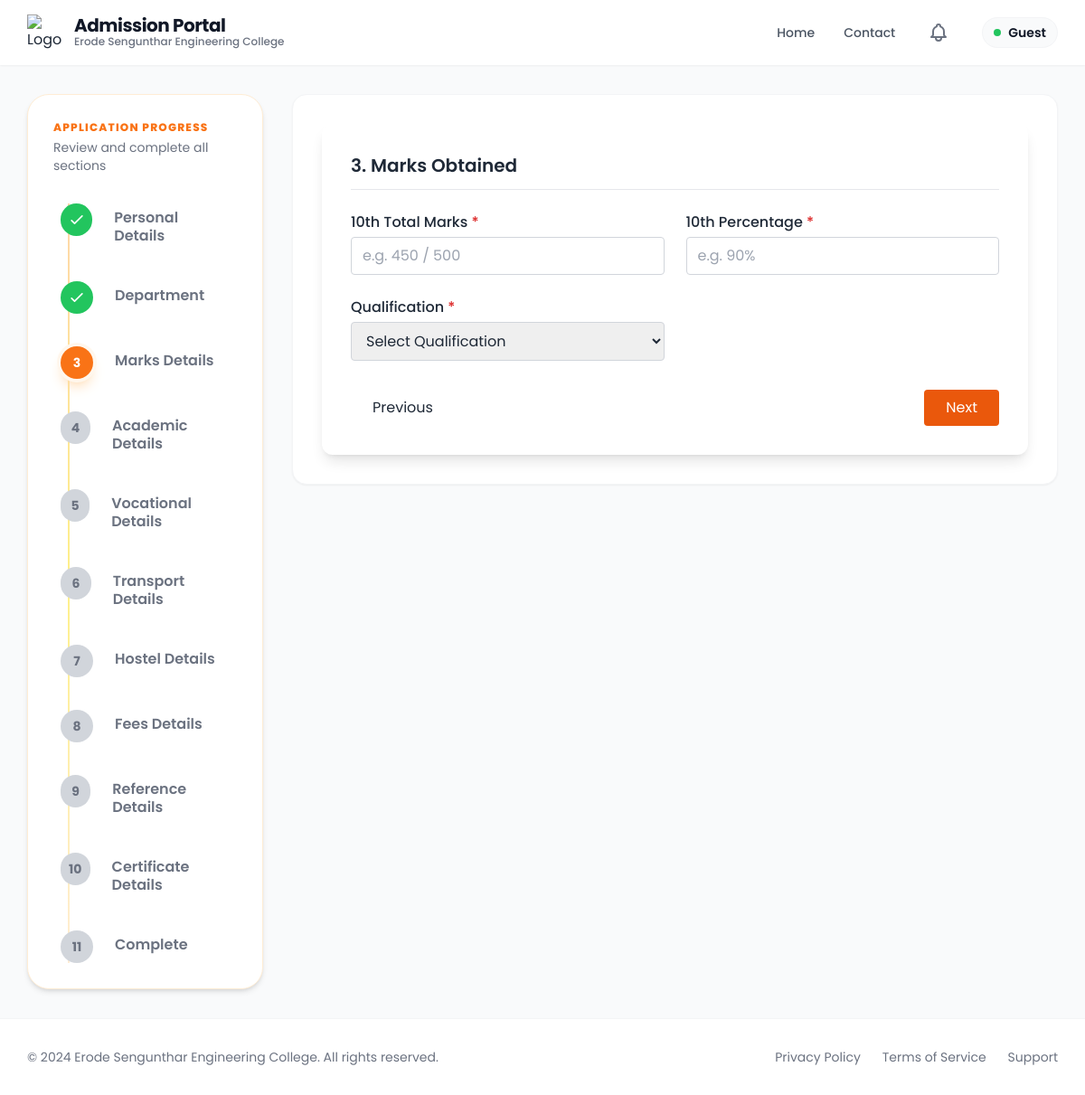
Before: /marks_obtained/7/ with the older database file.
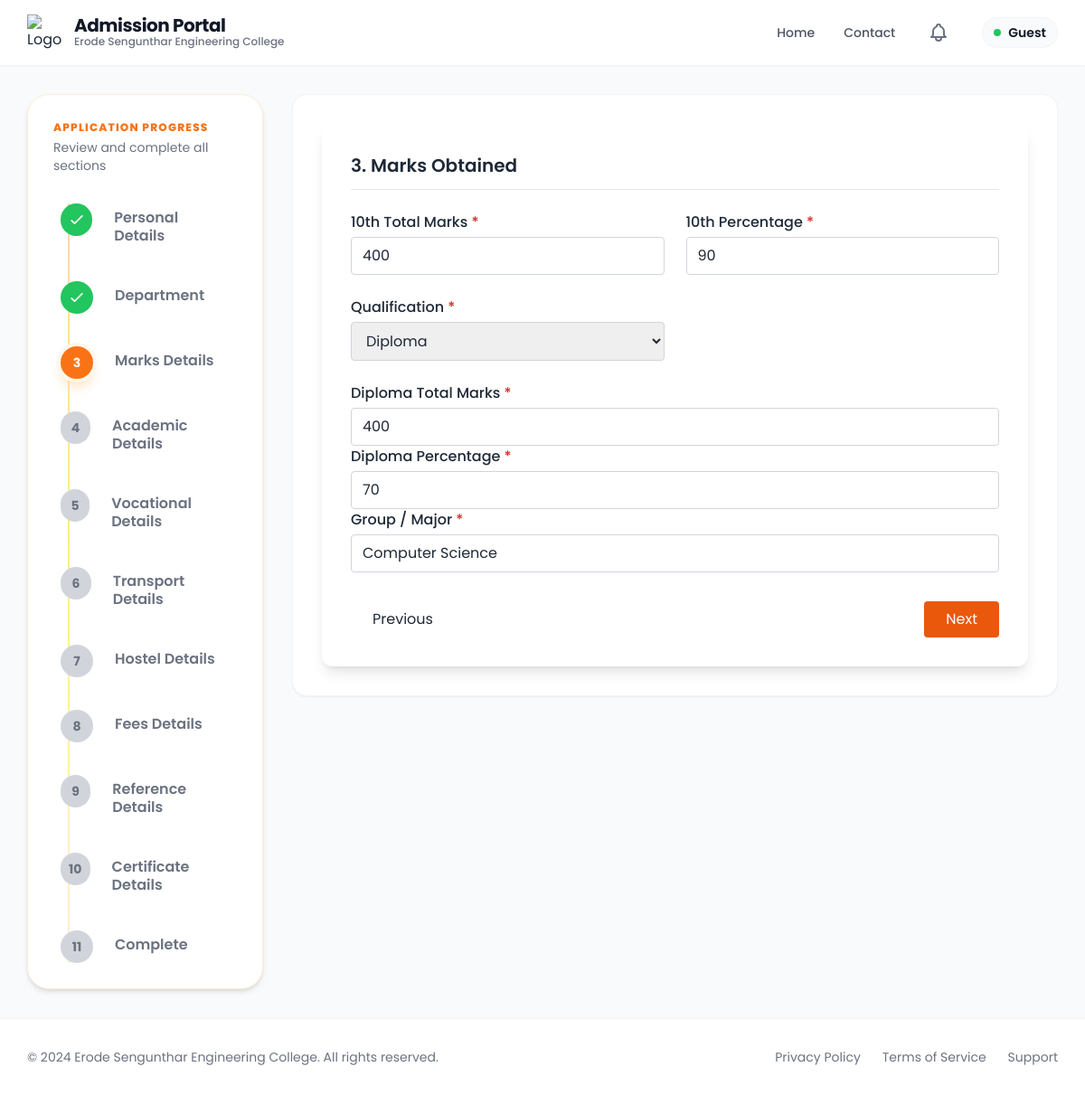
After: the same page with the newer database file.
### app/models.py (models this page shows, shortened)
class Admission(models.Model):
    Application_number=models.CharField(max_length=100, unique=True, blank =True, null =True)
    unique_id=models.CharField(unique=True,blank=True,null=True)
    student_name = models.CharField(max_length=255)
    email = models.EmailField(unique=True)
    student_mobile = models.CharField(max_length=15, blank=True, null=True)
    father_mobile = models.CharField(max_length=15, blank=True, null=True)
    mother_mobile = models.CharField(max_length=15, blank=True, null=True)
    guardian_mobile = models.CharField(max_length=15,blank=True,null=True)
    father_name = models.CharField(max_length=255)
    mother_name = models.CharField(max_length=255)
    guardian_name = models.CharField(max_length=255, blank=True, null=True)
    register_number = models.CharField(max_length=100, unique=True,blank=True)
    umis_number = models.CharField(max_length=100, blank=True, null=True)
    dob = models.DateField()
    gender = models.CharField(max_length=10, choices=[('Male', 'Male'), ('Female', 'Female'), ('Others', 'Others')])
    community = models.CharField(
    max_length=255,
    choices=[ ('OC', 'Open Competition (OC)'),
    ('BC', 'Backward Class (BC)'),
    ('MBC', 'Most Backward Class (MBC)'),
    ('DNC', 'Denotified Communities (DNC)'),
    ('BCM', 'Backward Class (Muslim) (BCM)'),
    ('SC', 'Scheduled Caste (SC)'),
    ('SCA', 'Scheduled Caste (Arunthathiyar) (SCA)'),
    ('ST', 'Scheduled Tribe (ST)') ],
    blank=True,
    null=True)
    address = models.TextField()
    state=models.CharField(blank=True,null=True)
    district=models.CharField(blank=True,null=True)
    country=models.CharField(blank=True,null=True)
    level = models.CharField(max_length=10, choices=[('ug', 'UG'), ('pg', 'PG'), ('le', 'LE')])
    department_preferences = models.JSONField(default=dict, blank=True)  # Store as {dept_name: preference_rank}
    pg_dept = models.CharField(max_length=255, blank=True, null=True)  # For PG only
    tc = models.FileField(upload_to=certificate_upload_path, blank=True)
    community_cert = models.FileField(upload_to=certificate_upload_path, blank=True)
    aadhaar = models.FileField(upload_to=certificate_upload_path, blank=True)
    tenth_marksheet = models.FileField(upload_to=certificate_upload_path, blank=True)
    twelfth_marksheet = models.FileField(upload_to=certificate_upload_path, blank=True, null=True)
    photo = models.FileField(upload_to=photo_upload_path, blank=True)
    admission_fee = models.CharField(max_length=50, blank=True)
    tuition_fee = models.CharField(max_length=50, blank=True)
    college_fee = models.CharField(max_length=50, blank=True)
    hostel_fee = models.CharField(max_length=50, blank=True)
    bus_fee = models.CharField(max_length=50, blank=True)
    transaction_id = models.CharField(max_length=50,null=True, blank=True)
    transaction_date = models.DateTimeField(null=True, blank=True)
    payment_screenshot = models.FileField(upload_to=payment_upload_path, blank=True)
    had_paid=models.BooleanField(default=False)
    tenth_total = models.CharField(max_length=50, blank=True)
    tenth_percentage = models.CharField(max_length=50, blank=True)
    twelfth_total = models.CharField(max_length=50, blank=True, null=True)
    twelfth_percentage = models.CharField(max_length=50, blank=True, null=True)
    qualification = models.CharField(max_length=10, choices=[('12th', '12th'), ('Diploma', 'Diploma')], blank=True)
    maths_marks = models.CharField(max_length=50, blank=True, null=True)
    physics_marks = models.CharField(max_length=50, blank=True, null=True)
    chemistry_marks = models.CharField(max_length=50, blank=True, null=True)
    cutoff_marks = models.CharField(max_length=50, blank=True, null=True)
    twelfth_major = models.CharField(max_length=255, blank=True,null= True)
    diploma_total = models.CharField(max_length=50, blank=True, null=True)
    diploma_percentage = models.CharField(max_length=50, blank=True, null=True)
    diploma_major = models.CharField(max_length=255, blank=True)
    last_school = models.CharField(max_length=255, blank=True)
    board = models.CharField(max_length=50, choices=[
        ('State Board', 'State Board'),
        ('CBSE', 'CBSE'),
        ('ICSE', 'ICSE'),
        ('Matriculation', 'Matriculation'),
        ('Diploma', 'Diploma'),
        ('Others', 'Others')
    ], blank=True)
    year_passing = models.IntegerField(blank=True, null=True)
    medium = models.CharField(max_length=50, choices=[
        ('Tamil', 'Tamil'),
        ('English', 'English'),
        ('Others', 'Others')
    ], blank=True)
    vocational_stream = models.CharField(max_length=100, blank=True, null=True)
    skill_proof = models.FileField(upload_to=vocational_upload_path, blank=True, null=True)
    bus_needed = models.CharField(max_length=3, choices=[('yes', 'Yes'), ('no', 'No')], blank=True)
    boarding_point = models.CharField(max_length=100, blank=True, null=True)
    bus_route = models.CharField(max_length=100, blank=True, null=True)
    hostel_needed = models.CharField(max_length=3, choices=[('yes', 'Yes'), ('no', 'No')], blank=True)
    hostel_type = models.CharField(max_length=50, blank=True, null=True)
    room_type = models.CharField(max_length=50, blank=True, null=True)
    mess_type = models.CharField(max_length=50, blank=True, null=True)
    hostel_fee_amount = models.CharField(max_length=50, blank=True, null=True)
    reference_name = models.CharField(max_length=255, blank=True)
    contact_number = models.CharField(max_length=15, blank=True)
    relationship = models.CharField(max_length=255,blank=True)
    reference_mobile = models.CharField(max_length=15,blank=True)
    reference_department = models.CharField(max_length=255,blank=True)
    reference_designation = models.CharField(max_length=255,blank=True)
    created_at = models.DateTimeField(auto_now_add=True)

### app/application_forms/marks_obtained.py (the view, shortened to what this page needs)
# urls.py: path('marks_obtained/<int:pk>/', marks_obtained.marks_obtained, name='marks_obtained'),
def marks_obtained(request, pk):
    admission = Admission.objects.filter(pk=pk).first()
    if not admission:
        messages.error(request, "Admission record not found.")
        return redirect("personal_details")
    return render(
        request,
        "details_form/marks_obtained.html",
        {
            "admission": admission,
            "steps": get_steps(),
            "current_step": 3,
        },
    )

### app/utils.py (called while the page is built)
def get_steps():
    return [
        {"number": 1, "label": "Personal Details"},
        {"number": 2, "label": "Department"},
        {"number": 3, "label": "Marks Details"},
        {"number": 4, "label": "Academic Details"},
        {"number": 5, "label": "Vocational Details"},
        {"number": 6, "label": "Transport Details"},
        {"number": 7, "label": "Hostel Details"},
        {"number": 8, "label": "Fees Details"},
        {"number": 9, "label": "Reference Details"},
        {"number": 10, "label": "Certificate Details"},
        {"number": 11, "label": "Complete"},
    ]

### templates/details_form/marks_obtained.html (shortened to what this page needs)
{% extends 'details_form/Created_base.html' %}
{% block content %}
{% include "details_form/tracker.html" %}
<div class="col-span-1 lg:col-span-9">
  <div class="bg-white rounded-2xl shadow-sm border border-gray-100 p-6 md:p-8">
<form method="post"
      enctype="multipart/form-data"
      action="{% url 'marks_obtained' admission.id %}"
      id="marksForm">
  <div class="max-w-5xl mx-auto bg-white shadow-lg rounded-xl p-8">
    <h2 class="text-xl font-semibold mb-6 border-b pb-3">
      3. Marks Obtained
    </h2>
    <div class="grid grid-cols-1 md:grid-cols-2 gap-6">
      <div>
        <label class="block font-medium mb-1">
          10th Total Marks <span class="text-red-600">*</span>
        </label>
        <input type="text"
               name="tenth_total"
               required
               placeholder="e.g. 450 / 500"
               value="{% if admission %}{{ admission.tenth_total }}{% endif %}"
               class="w-full border border-gray-300 rounded px-3 py-2 focus:ring-2 focus:ring-blue-500">
      </div>
      <div>
        <label class="block font-medium mb-1">
          10th Percentage <span class="text-red-600">*</span>
        </label>
        <input type="text"
               name="tenth_percentage"
               required
               placeholder="e.g. 90%"
               value="{% if admission %}{{ admission.tenth_percentage }}{% endif %}"
               class="w-full border border-gray-300 rounded px-3 py-2 focus:ring-2 focus:ring-blue-500">
      </div>
      <div>
        <label class="block font-medium mb-1">
          Qualification <span class="text-red-600">*</span>
        </label>
        <select name="qualification"
                id="qualification"
                required
                class="w-full border border-gray-300 rounded px-3 py-2 focus:ring-2 focus:ring-blue-500">
          <option value="">Select Qualification</option>
          <option value="Diploma"
            {% if admission and admission.qualification == 'Diploma' %}selected{% endif %}>
            Diploma
          </option>
        </select>
      </div>
    </div>
    <div id="diploma_fields"
         class="grid grid-cols-1 md:grid-cols-2 gap-6 mt-6
         {% if admission and admission.qualification == 'Diploma' %}{% else %}hidden{% endif %}">
      <div>
        <label class="block font-medium mb-1">
          Diploma Total Marks <span class="text-red-600">*</span>
        </label>
        <input type="text"
               name="diploma_total"
               value="{% if admission %}{{ admission.diploma_total }}{% endif %}"
               placeholder="e.g. 400 / 600"
               class="w-full border border-gray-300 rounded px-3 py-2">
      </div>
      <div>
        <label class="block font-medium mb-1">
          Diploma Percentage <span class="text-red-600">*</span>
        </label>
        <input type="text"
               name="diploma_percentage"
               value="{% if admission %}{{ admission.diploma_percentage }}{% endif %}"
               placeholder="e.g. 91.6%"
               class="w-full border border-gray-300 rounded px-3 py-2">
      </div>
      <div class="md:col-span-2">
        <label class="block font-medium mb-1">
          Group / Major <span class="text-red-600">*</span>
        </label>
        <input type="text"
               name="diploma_major"
               value="{% if admission %}{{ admission.diploma_major }}{% endif %}"
               placeholder="e.g. Computer Science / Vocational"
               class="w-full border border-gray-300 rounded px-3 py-2">
      </div>
    </div>
    <div class="flex justify-between mt-8">
      <button type="button"
              onclick="window.location.href='{% url 'department_details' admission.id %}'"
              class="px-6 py-2 border rounded hover:bg-gray-100">
        Previous
      </button>
      <button type="submit"
              class="bg-orange-600 text-white px-6 py-2 rounded hover:bg-orange-700">
        Next
      </button>
    </div>
  </div>
</form>
  </div>
</div>
{% endblock %}

Changed rows visible on the page:
now on this page (row edited): Admission: tenth_total "400", tenth_percentage "90", qualification "Diploma", diploma_total "400", diploma_percentage "70", diploma_major "Computer Science"
changed Admission: qualification empty → "Diploma" (drawn)
Other visible differences:
form field qualification: "Select Qualification" → (not shown)
text now shown: "Diploma Total Marks * Diploma Percentage * Group / Major *"
